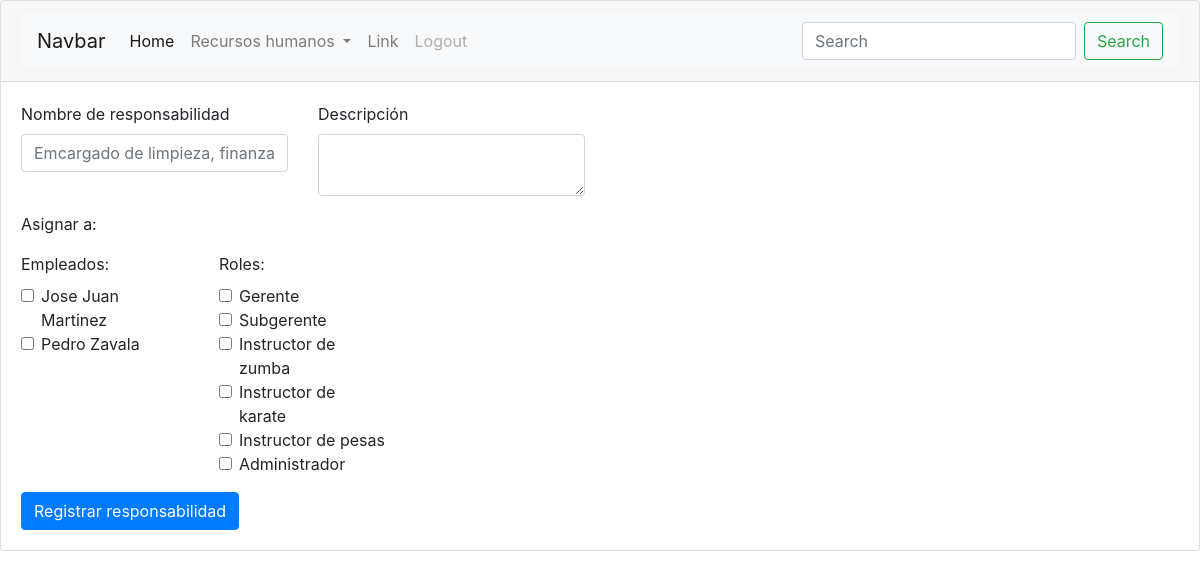
The app's page /RH/responsabilidades/create (signed in), older data.
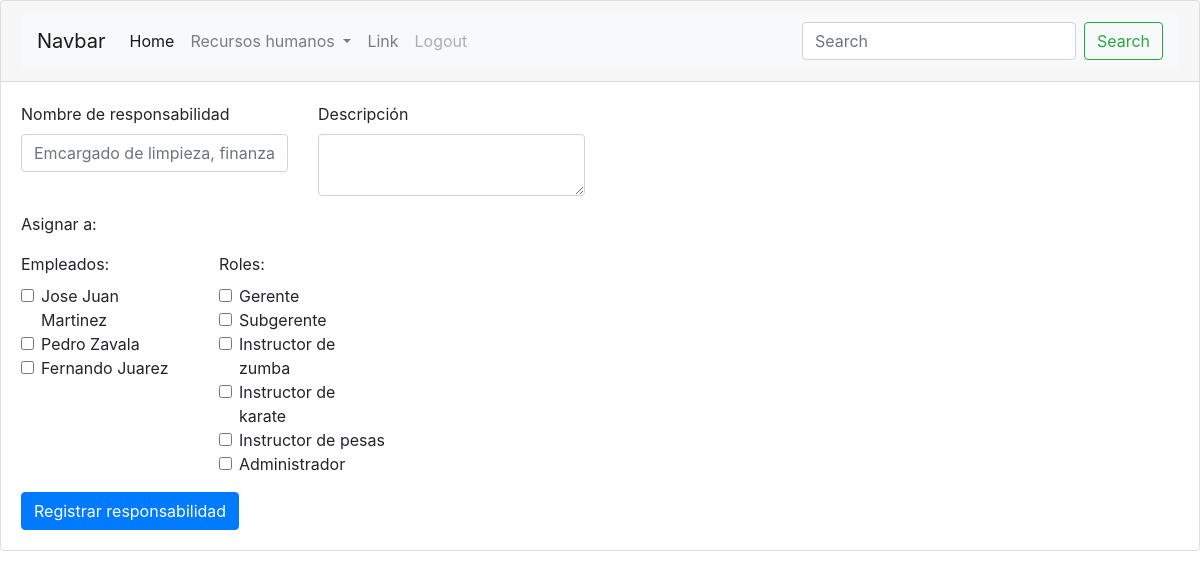
The same page, newer data.
### RH/models.py (models this page shows)
class Empleado(models.Model):
	nombre=models.CharField(max_length=120)
	apellido_paterno=models.CharField(max_length=120)
	apellido_materno=models.CharField(max_length=120,blank=True,null=True)
	fecha_de_nacimiento=models.DateTimeField(blank=True,null=True)
	fecha_de_alta=models.DateTimeField(default=timezone.now)
	rol=models.ForeignKey(Rol,on_delete=models.CASCADE)
	usuario=models.OneToOneField('auth.User',on_delete=models.CASCADE)

class Rol(models.Model):
	nombre=models.CharField(max_length=120)
	descripcion=models.TextField()

### RH/views.py (the view)
# urls.py: path('responsabilidades/create',views.responsabilidades_create,name='r_create'),
@login_required
def responsabilidades_create(request):
	roles=Rol.objects.all()
	empleados=Empleado.objects.all()
	if request.method=="POST":
		form=ResponsabilidadForm(request.POST)
		if form.is_valid():
			form.save()
			sweetify.success(request,'Responsabilidad agregada',timer=1500)
			return responsabilidades_index(request)
	return render(request,'RH/responsabilidades_create.html',{'roles':roles,'empleados':empleados})

### RH/templates/RH/responsabilidades_create.html (shortened to what this page needs)
{% extends "base.html" %}
{% block content %}
  <form method="POST">
    <div class="row">
      <div class="form-group col-md-3">
        <label for="nombre">Nombre de responsabilidad</label>
        <input type="text" class="form-control" id="nombre" placeholder="Emcargado de limpieza, finanzas, etc. " name="nombre" value="{%firstof responsabilidad.nombre%}">
      </div>
      <div class="form-group col-md-3">
        <label for="descripcion">Descripción</label>
        <textarea class="form-control" id="descripcion" name="descripcion">{%firstof responsabilidad.descripcion%}</textarea>
      </div>
    </div>
    <div class="form-group row">
    	<label class="form-group col-12">Asignar a:</label>
	    <div class="col-sm-2">
	    	<label>Empleados:</label>
	    	{%for empleado in empleados%}
		    	<div class="form-check">
		    		<input class="form-check-input" type="checkbox" name="empleados" value="{{empleado.pk}}" id="defaultCheck1"
		    		>
				  <label class="form-check-label" for="defaultCheck1">
				    {{empleado.nombre}} {{empleado.apellido_paterno}}
				  </label>
				</div>
			{%endfor%}
		</div>
		<div class="col-sm-2">
			<label>Roles:</label>
			{%for rol in roles%}
		    	<div class="form-check">
				  <input class="form-check-input" type="checkbox" value="{{rol.pk}}" name="roles" id="defaultCheck1"
				  >
				  <label class="form-check-label" for="defaultCheck1">
				    {{rol.nombre}}
				  </label>
				</div>
			{%endfor%}
	    </div>
	</div>
    <button type="submit" class="btn btn-primary">Registrar responsabilidad</button>
  </form>
{% endblock content %}

Row changes from the older to the newer data that the page shows:
added Empleado: nombre "Fernando", apellido_paterno "Juarez"
